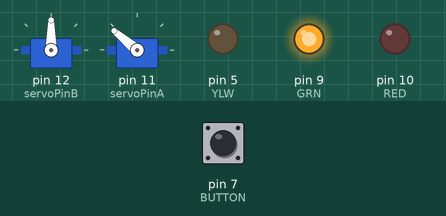
The sketch below on a simulated Arduino Uno, built with avr-gcc and run on an emulated ATmega328P. Shown: 2 × servo, output pins drawn as LEDs (lit = HIGH). The inputs (shaded band) are chosen by the test bench; at power-on: pin 7 (BUTTON) HIGH.

Above: at 0.05 s.
At 0.45 s:
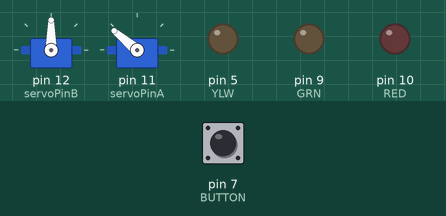
At 3.15 s:
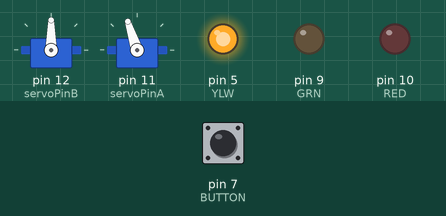
At 4.9 s:
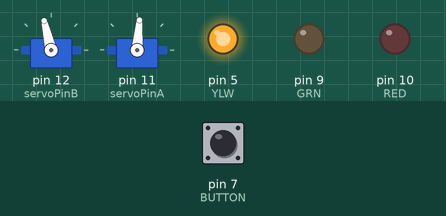
At 7.15 s:
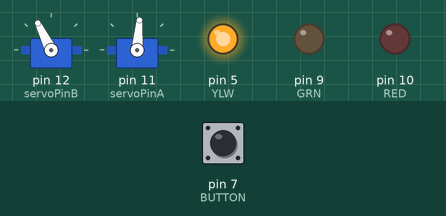
At 9.75 s:
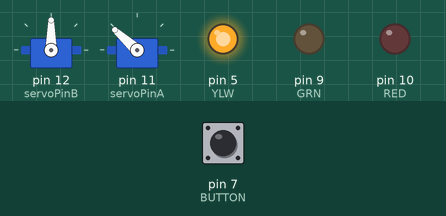
Timing chart, 0 to 12.7 s (numbered marks = the images above):
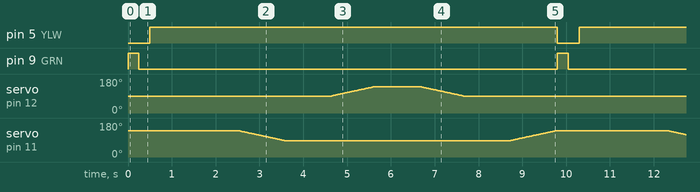

Measured:
- by itself, pin 5 (YLW): alternates HIGH for 9.3 s and LOW for 0.50 s
- by itself, pin 9 (GRN): alternates HIGH for 0.25 s and LOW for 9.5 s

The sketch:

Group30Lab6LiftAndCurl.ino
```cpp
/***************************************************
Group30Lab6LiftAndCurl (v1.2)

  Original by D. Ells 27/8/2021
  Revised by B. Surgenor, 25/04/2021
  Updated by B. Cabral & Emily Vargas-Penaranda, 15/02/2026

Lift, uncurl, curl and then lower the bucket once. Start with
bucket resting (at an angle) touching ground, drive
link parallel to the ground.
*****************************************************/

#include <Servo.h>  // Includes the library
Servo myServoA;  // Makes a servo object to control servo A
Servo myServoB;

// Pin Assignments
int GRN = 9;            // Green LED Pin
int YLW = 5;            // Yellow LED Pin
int RED = 10;           // Red LED Pin
int BUTTON = 7;         // Pushbutton Pin

int servoPinA = 11;     // Bucket servomotor #1 pin
int servoPinB = 12;
int myAngleA1 = 140;    // initial angle, bucket lifts off ground if too high
int posA = myAngleA1;   // if set to 180, bucket lifts robot off of ground
int myAngleA2 = 85;     // highest angle (lift), puts almost straight, set to 110
                        //    still bent (i.e. not as high)
int myAngleB1 = 90; // good start
int posB = myAngleB1;
int myAngleB2 = 140;

// Set-up routine
void setup() {

// Set-up LED pins as outputs
  pinMode(GRN, OUTPUT);
  pinMode(YLW, OUTPUT);
  pinMode(RED, OUTPUT);

// Set-up button pin as input
  pinMode(BUTTON, INPUT);

  myServoB.write(posB);
  myServoB.attach(servoPinB);

// Set-up servo motors
  myServoA.write(posA);         // Servo A starting position
  myServoA.attach(servoPinA);   // Attaches the servo to the servo object
}

// Main routine
void loop() {
turnOnLED(GRN);
do {
    toggleLED(GRN);                     // Toggle green LED on
} while(digitalRead(BUTTON)== LOW);     // Press button to start

    turnOnLED(YLW);                     // Yellow LED on

delay (2000);           // A couple seconds to stand back
  for (posA = myAngleA1; posA >= myAngleA2; posA--) { // Lift action
    myServoA.write(posA);
    delay(20);
  }

delay(1000);
for (posB = myAngleB1; posB <= myAngleB2; posB++) {
  myServoB.write(posB);
  delay(20);
}

delay(1000);
for (posB = myAngleB2; posB >= myAngleB1; posB--) {
  myServoB.write(posB);
  delay(20);
}

delay(1000);
  for (posA = myAngleA2; posA <= myAngleA1; posA++) {  // Drop action
    myServoA.write(posA);
    delay(20);
  }
}

//********************* Functions (subroutines)*****************

//Toggle an LED on/off
void toggleLED(int colour){
  digitalWrite(colour, HIGH);
  delay(250);
  digitalWrite(colour, LOW);
  delay(250);
}

// Turn on a single LED and turn others off
void turnOnLED(int COLOUR)
{
  digitalWrite(GRN, LOW);
  digitalWrite(YLW, LOW);
  digitalWrite(RED, LOW);
  digitalWrite(COLOUR, HIGH);
}
```
